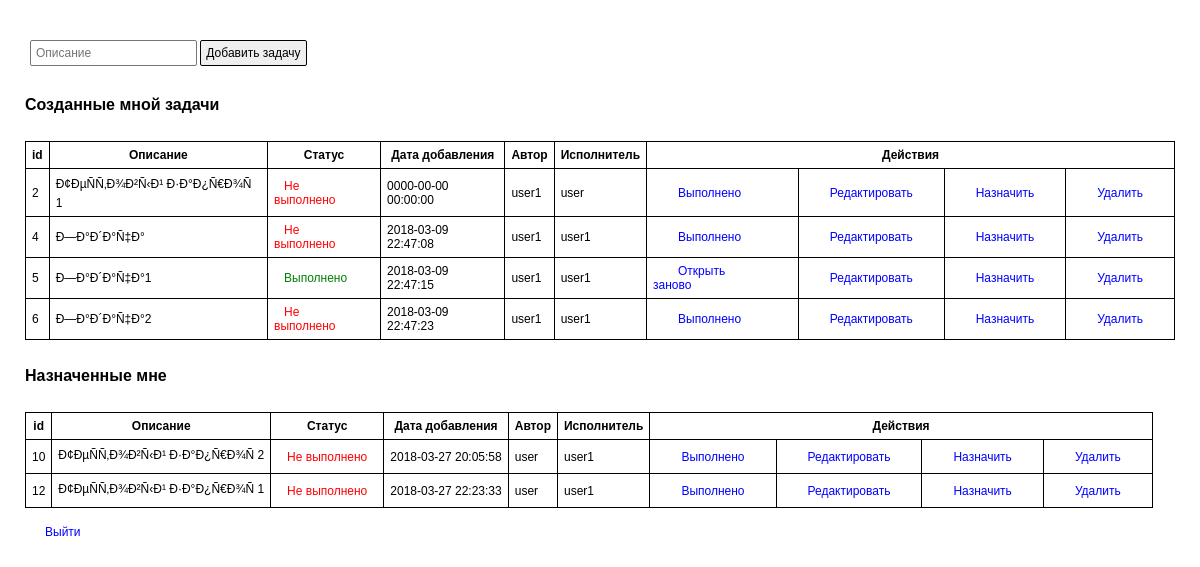
The app's page / (signed in) with its own data.
### tables this page shows
CREATE TABLE `task` (
  `id` int(11) NOT NULL,
  `user_id` int(11) NOT NULL,
  `assigned_user_id` int(11) NOT NULL,
  `description` text NOT NULL,
  `is_done` tinyint(4) NOT NULL DEFAULT '0',
  `date_added` datetime NOT NULL DEFAULT CURRENT_TIMESTAMP
);

CREATE TABLE `user` (
  `id` int(11) NOT NULL,
  `login` varchar(50) NOT NULL,
  `password` varchar(255) NOT NULL
);

### routines.php (called while the page is built, shortened)
<?php
	function clearInput($input)
	{
		return htmlspecialchars(strip_tags($input));
	}
?>

### classes/User.php (called while the page is built, shortened)
<?php
class User
{
	public function getUserByLogin ($login)
	{
		require './db.php';
		try {
	    	$pdo = new PDO("mysql:host=$dbHost;dbname=$dbName", $dbUser, $dbPass);
		} catch (PDOException $e) {
	    	echo 'Подключение не удалось: ' . $e->getMessage();
		}
		$sql = "SELECT * FROM `user` WHERE `login`='".$login."'";
		$data = $pdo->query($sql);
		if ($data) {
			foreach ($data as $user) {
				return true;
			}
		}
		return false;
	}
	public function isLogedin ()
	{
		if ((isset($_SESSION['user']))&&(isset($_SESSION['password']))) {
			$login = clearInput($_SESSION['user']);
			$hash = clearInput($_SESSION['password']);
			if ($this->getUserByLogin($login)){
				require './db.php';
				try {
			    	$pdo = new PDO("mysql:host=$dbHost;dbname=$dbName", $dbUser, $dbPass);
				} catch (PDOException $e) {
			    	echo 'Подключение не удалось: ' . $e->getMessage();
				}
				$sql = "SELECT * FROM `user` WHERE `login`='".$login."' AND `password`='".$hash."'";
				$data = $pdo->query($sql);
				if ($data) {
					foreach ($data as $user) {
						$this->id = $user['id'];
						return true;
					}
				}
			}
		}
		return false;
	}
}
?>

### index.php (called while the page is built)
<?php
	require_once __DIR__.'/routines.php';
	require __DIR__.'/router.php';
?>

### classes/Task.php (the view, shortened to what this page needs)
<?php
require_once './routines.php';
class Task
{
	private $id;
	private $description;
	private $status;
	private $createdDate;
	public function __construct ($id = null, $description = null, $reporter = null, $assignie = null, $status = null, $date = null)
	{
		$this->id = $id;
		$this->description = $description;
		$this->reporter = $reporter;
		$this->assignie = $assignie;
		$this->status = $status;
		$this->createdDate = $date;
	}
	public function printTaskForDashboard()
	{
		if ($this->status==0) {
			$status = '<span style="color: red;">Не выполнено</span>';
			$workflow = "<a href='index.php?contr=task&act=workflow&transition_id=1&id=$this->id'>Выполнено</a>";
		}
		else {
			$status = '<span style="color: green;">Выполнено</span>';
			$workflow = "<a href='index.php?contr=task&act=workflow&transition_id=0&id=$this->id'>Открыть заново</a>";
		}
		echo "<tr>
				<td>$this->id</td>
				<td>$this->description</td>
				<td>$status</td>
				<td>$this->createdDate</td>
				<td>$this->reporter</td>
				<td>$this->assignie</td>
				<td>$workflow</td>
				<td><a href='index.php?contr=task&act=edit&id=$this->id'>Редактировать</a></td>
				<td><a href='index.php?contr=task&act=assign&id=$this->id'>Назначить</a></td>
				<td><a href='index.php?contr=task&act=del&id=$this->id'>Удалить</a></td>
			</tr>";
	}
}
?>

### router.php (shortened to what this page needs)
<?php
$user = new User();
if ((isset($_GET['contr'])) && ($_GET['contr']!='') && (isset($_GET['act'])) && ($_GET['act']!='')){
	$contr = clearInput($_GET['contr']);
	$act = clearInput($_GET['act']);
	switch ($contr) {
		case 'user':
			switch ($act) {
				case 'reg':
					CUser::registration();
					break;
				case 'add':
					CUser::add();
					break;
				case 'login':
					CUser::login();
					break;
				case 'auth':
					CUser::auth();
					break;
				case 'logout':
					CUser::logout();
					break;
			}
			break;
		case 'task':
			if ($user->isLogedin()){
				switch ($act) {
					case 'add':
						CTask::add();
						break;
					case 'del':
						CTask::delete();
						break;
					case 'workflow':
						CTask::workflow();
						break;
					case 'edit':
						CTask::edit();
						break;
					case 'update':
						CTask::update();
						break;
					case 'assign':
						CTask::assign();
						break;
					case 'upd_assignie':
						CTask::updAssignie();
						break;
				}
			}
			break;
	}
}
else {
	if ($user->isLogedin()) {
		$iamReporterTasks = new Dashboard('iamReporter');
		$myTasks = new Dashboard('myTasks');
		include './templates/main.php';
	}
	else {
		CUser::login();
	}
}
?>

### templates/main.php (shortened to what this page needs)
<!DOCTYPE html>
<html lang="ru">
<head>
    <link rel="stylesheet" type="text/css" href="style.css">
</head>
<body>
	<form action="index.php" method="GET">
		<input type="text" name="desc" placeholder="Описание">
		<input type="submit" name="submit" value="Добавить задачу">
	</form>
	<h2>Созданные мной задачи</h2>
	<?php $iamReporterTasks->printDashboard(); ?>
	<h2>Назначенные мне</h2>
	<a href="index.php?contr=user&act=logout">Выйти</a>
</body>
</html>

### classes/Dashboard.php (shortened to what this page needs)
<?php
require_once './routines.php';
class Dashboard
{
	private $tasks;
	public function __construct($type)
	{
		$user = new User();
		if ($user->isLogedin()) {
			switch ($type) {
				case 'iamReporter':
					$sql = "SELECT task.*, reporter.login AS rlogin, assignie.login AS alogin FROM task INNER JOIN user AS reporter ON task.user_id=reporter.id INNER JOIN user AS assignie ON task.assigned_user_id=assignie.id WHERE task.user_id=".$user->getId( );
					break;
				case 'myTasks':
					$sql = 'SELECT task.*, reporter.login AS rlogin, assignie.login AS alogin FROM task INNER JOIN user AS reporter ON task.user_id=reporter.id INNER JOIN user AS assignie ON task.assigned_user_id=assignie.id WHERE task.assigned_user_id='.$user->getId( ).' AND reporter.id!='.$user->getId( );
					break;
			}
			require './db.php';
			$data = $pdo->query($sql);
			if ($data) {
				$this->tasks = array();
				foreach ($data as $row) {
					$this->tasks[] = new Task($row['id'], $row['description'], $row['rlogin'], $row['alogin'], $row['is_done'], $row['date_added']);
				}
			}
			return false;
		}
	}
	public function printDashboard()
	{
		echo '<table>
				<tr>
					<th>id</th>
					<th>Описание</th>
					<th>Статус</th>
					<th>Дата добавления</th>
					<th>Автор</th>
					<th>Исполнитель</th>
					<th colspan="4">Действия</th>
				</tr>';
		foreach ($this->tasks as $task) {
			$task->printTaskForDashboard();
		}
		echo '</table>';
	}
}
?>

### style.css (style rules this page uses)
* { font-family: sans-serif; margin: 5px; padding: 5px; box-sizing: border-box; font-size: 12px; }
h2 { font-size: 16px; padding: 10px 0; }
table { display: block; margin: 12px auto; border-collapse: collapse; }
th,td { border-color: black; border-style: solid; border-width: 1px; font-size: 12px; padding: 6px; }
th { font-weight: bold; text-align: center; }
input { margin: 10px auto; border-radius: 2px; border-style: solid; border-width: 1px; }
a { text-decoration: none; margin: 5px 20px; color: #0000ff; font-size: 12px; }

### records on screen
task: id "2", description "Ð¢ÐµÑÑ‚Ð¾Ð²Ñ‹Ð¹ Ð·Ð°Ð¿Ñ€Ð¾Ñ 1", is_done "Не выполнено", date_added "0000-00-00 00:00:00", user.login "user1", assigned_user.login "user"
task: id "4", description "Ð—Ð°Ð´Ð°Ñ‡Ð°", is_done "Не выполнено", date_added "2018-03-09 22:47:08", assigned_user.login "user1"
task: id "5", description "Ð—Ð°Ð´Ð°Ñ‡Ð°1", is_done "Выполнено", date_added "2018-03-09 22:47:15", assigned_user.login "user1"
task: id "6", description "Ð—Ð°Ð´Ð°Ñ‡Ð°2", is_done "Не выполнено", date_added "2018-03-09 22:47:23", assigned_user.login "user1"
task: id "10", description "Ð¢ÐµÑÑ‚Ð¾Ð²Ñ‹Ð¹ Ð·Ð°Ð¿Ñ€Ð¾Ñ 2", is_done "Не выполнено", date_added "2018-03-27 20:05:58", user.login "user", assigned_user.login "user1"
task: id "12", description "Ð¢ÐµÑÑ‚Ð¾Ð²Ñ‹Ð¹ Ð·Ð°Ð¿Ñ€Ð¾Ñ 1", is_done "Не выполнено", date_added "2018-03-27 22:23:33", user.login "user", assigned_user.login "user1"
